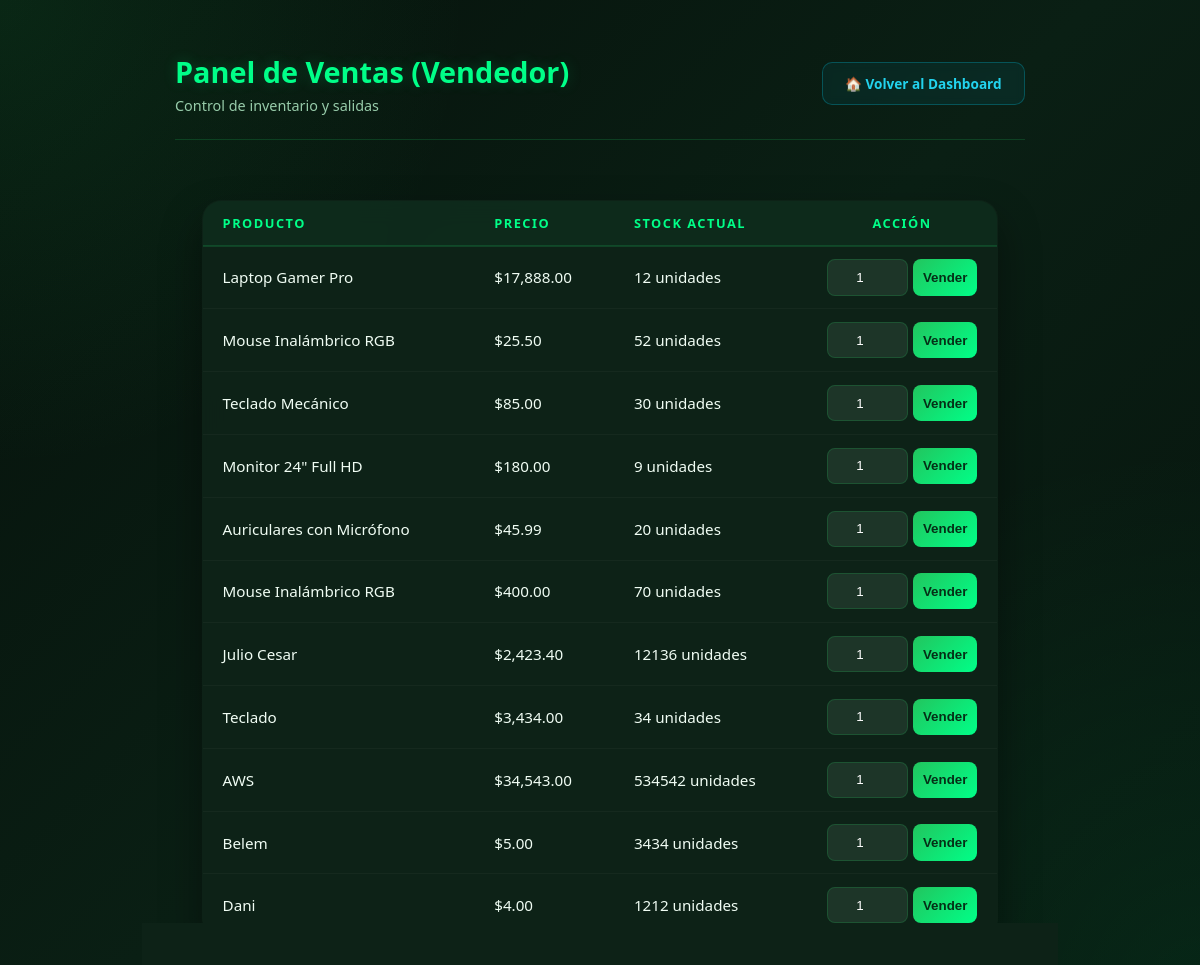
Page /ventas/panel.php (signed in) on the committed database.
### tables this page shows
CREATE TABLE `productos` (
  `id_producto` int(11) NOT NULL,
  `nombre` varchar(100) NOT NULL,
  `descripcion` text DEFAULT NULL,
  `precio` decimal(10,2) DEFAULT NULL,
  `stock` int(11) DEFAULT 0,
  `id_usuario_creador` int(11) DEFAULT NULL,
  `creado_por` int(11) DEFAULT NULL,
  `fecha_creacion` timestamp NOT NULL DEFAULT current_timestamp()
);

### ventas/panel.php (the view, shortened to what this page needs)
<?php
require_once '../config/db.php';
$productos = $conn->query("SELECT id_producto, nombre, precio, stock FROM productos WHERE stock > 0");
?>
<!DOCTYPE html>
<html lang="es">
<head>
    <link rel="stylesheet" href="../assets/css/panel.css">
</head>
<body class="app--dark">
    <div class="main-container">
    <header class="main-header">
        <div class="header-info">
            <h2>Panel de Ventas (Vendedor)</h2>
            <p class="subtitle">Control de inventario y salidas</p>
        </div>
        <a href="../dashboard.php" class="btn-back">🏠 Volver al Dashboard</a>
        </header>
    </div>
        <table class="admin-table">
            <thead>
                <tr>
                    <th>Producto</th>
                    <th>Precio</th>
                    <th>Stock Actual</th>
                    <th>Acción</th>
                </tr>
            </thead>
            <tbody>
                <?php while($row = $productos->fetch_assoc()): ?>
                <tr>
                    <td><?php echo htmlspecialchars($row['nombre']); ?></td>
                    <td>$<?php echo number_format($row['precio'], 2); ?></td>
                    <td><?php echo $row['stock']; ?> unidades</td>
                    <td>
                        <form action="procesar_venta.php" method="POST" style="display:flex; gap:5px;">
                            <input type="number"
                                   name="cantidad"
                                   min="1"
                                   max="<?php echo $row['stock']; ?>"
                                   value="1"
                                   required
                                   style="width:60px;">
                            <button type="submit" class="btn" style="padding:5px 10px;">Vender</button>
                        </form>
                    </td>
                </tr>
                <?php endwhile; ?>
            </tbody>
        </table>
        <br>
</body>
</html>

### assets/css/panel.css (style rules this page uses)
:root { --bg-color: #06110b; --bg-gradient-1: #0a1f14; --bg-gradient-2: #07140d; --card-bg: rgba(15, 35, 24, 0.92); --card-border: rgba(34, 197, 94, 0.20); --text-color: #f0fdf4; --text-muted: #bbf7d0; --accent-green: #22c55e; --accent-neon: #00ff88; --accent-cyan: #06b6d4; --input-bg: rgba(31, 55, 42, 0.95); }
body { background: radial-gradient(circle at top left, rgba(34, 197, 94, 0.12), transparent 30%), radial-gradient(circle at bottom right, rgba(0, 255, 136, 0.08), transparent 35%), linear-gradient(135deg, var(--bg-color), var(--bg-gradient-1), var(--bg-gradient-2)); color: var(--text-color); font-family: 'Segoe UI', Roboto, sans-serif; margin: 0; padding: 2rem; min-height: 100vh; }
.main-container { max-width: 1100px; margin: 0 auto; animation: fadeIn 0.8s ease; }
.main-header { display: flex; justify-content: space-between; align-items: center; margin-bottom: 2.5rem; padding-bottom: 1.5rem; border-bottom: 1px solid var(--card-border); }
.header-info h2 { margin: 0; color: var(--accent-neon); font-size: 1.8rem; text-shadow: 0 0 15px rgba(0, 255, 136, 0.2); }
.subtitle { margin: 5px 0 0 0; color: var(--text-muted); font-size: 0.9rem; opacity: 0.8; }
.btn-back { display: inline-flex; align-items: center; gap: 8px; padding: 0.7rem 1.4rem; background: rgba(6, 182, 212, 0.08); color: #22d3ee !important; border: 1px solid rgba(6, 182, 212, 0.3); border-radius: 10px; text-decoration: none; font-weight: 600; font-size: 0.85rem; transition: all 0.3s cubic-bezier(0.4, 0, 0.2, 1); backdrop-filter: blur(4px); }
.admin-table { width: 100%; border-collapse: collapse; background: var(--card-bg); backdrop-filter: blur(12px); border-radius: 1.2rem; border: 1px solid var(--card-border); overflow: hidden; box-shadow: 0 20px 40px rgba(0, 0, 0, 0.4); }
.admin-table th { padding: 1.2rem; color: var(--accent-neon); text-transform: uppercase; font-size: 0.8rem; letter-spacing: 1.5px; background: rgba(34, 197, 94, 0.05); border-bottom: 2px solid var(--card-border); text-align: left; }
.admin-table td { padding: 1.1rem 1.2rem; border-bottom: 1px solid rgba(255, 255, 255, 0.03); font-size: 0.95rem; }
input[type="number"] { background: var(--input-bg); border: 1px solid var(--card-border); color: white; padding: 0.6rem; border-radius: 8px; width: 70px; text-align: center; outline: none; transition: 0.3s; }
.btn { background: linear-gradient(135deg, var(--accent-green), var(--accent-neon)); color: #052e16; border: none; padding: 0.6rem 1.2rem; border-radius: 8px; font-weight: 700; cursor: pointer; transition: all 0.3s ease; }
.main-container { max-width: 850px; margin: 0 auto; animation: fadeIn 0.8s ease; padding: 20px; }
.admin-table { width: 70%; border-collapse: collapse; background: var(--card-bg); backdrop-filter: blur(12px); border-radius: 1.2rem; border: 1px solid var(--card-border); overflow: hidden; box-shadow: 0 20px 40px rgba(0, 0, 0, 0.4); margin: 0 auto; }
.admin-table td, .admin-table th { padding: 0.8rem 1.2rem; }
.admin-table th:last-child, .admin-table td:last-child { width: 100px; text-align: center; }

### rows in the picture
productos: nombre "Laptop Gamer Pro", precio "17,888.00", stock "12"
productos: nombre "Mouse Inalámbrico RGB", precio "25.50", stock "52"
productos: nombre "Teclado Mecánico", precio "85.00", stock "30"
productos: nombre "Monitor 24\" Full HD", precio "180.00", stock "9"
productos: nombre "Auriculares con Micrófono", precio "45.99", stock "20"
productos: nombre "Mouse Inalámbrico RGB", precio "400.00", stock "70"
productos: nombre "Julio Cesar", precio "2,423.40", stock "12136"
productos: nombre "Teclado", precio "3,434.00", stock "34"
productos: nombre "AWS", precio "34,543.00", stock "534542"
productos: nombre "Belem", precio "5.00", stock "3434"
productos: nombre "Dani", precio "4.00", stock "1212"
